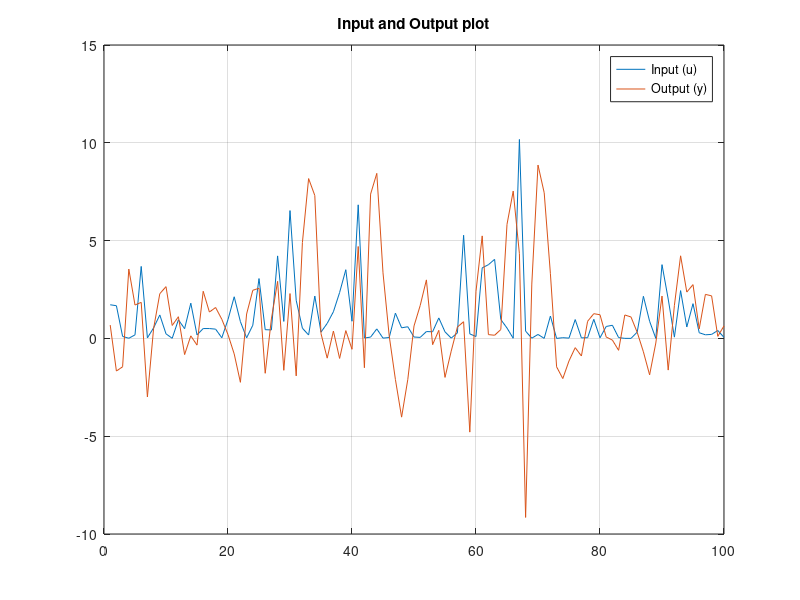
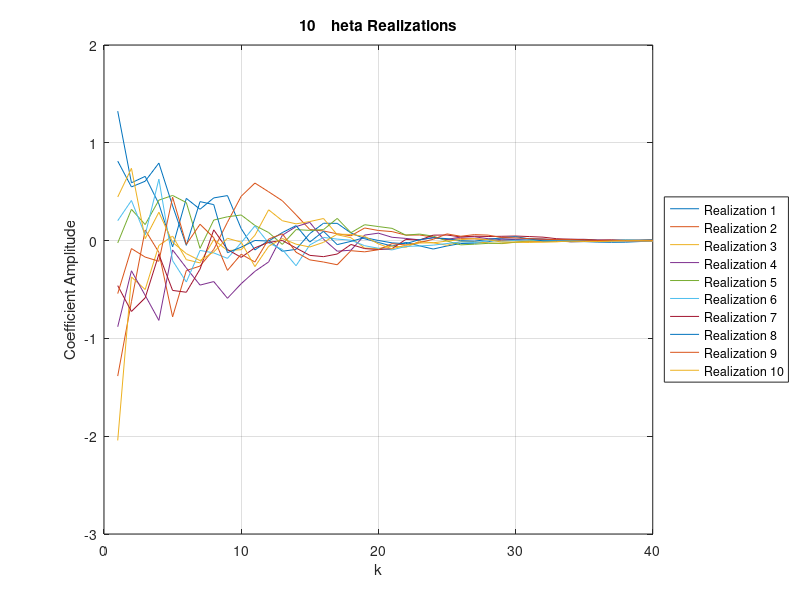

Write MATLAB code to recreate these figures, in order. (Note: this script raises an error after producing the figures.)
clc
clear all
close all

%% DATA PLOTTING
load('data.mat');
figure(1);

plot(u);
hold on;
plot(y);
title("Input and Output plot");
legend('Input (u)', 'Output (y)');
grid on;

%% Kernel Matrix
nB = 40;

% Parameter to change for testing cases
lambda = 2;
beta = 0.75;

K_base = zeros(nB, nB);

% --- TC KERNEL (Tuned Correlated) ---
for i = 1:nB
    for j = 1:nB
        K_base(i,j) = beta^max(i, j);
    end
end

% --- DI KERNEL (Diagonal) ---
% for i = 1:nB
%     K_base(i,i) = beta^i;     
% end

% --- SS KERNEL (Stable Spline) ---
% c = beta^(1/3);
% for i = 1:nB
%    for j = 1:nB 
%        K_base(i,j) = ((c^(i+j) * min(c^i, c^j)) / 2) - (min(beta^i, beta^j) / 6);
%    end
% end

K = lambda * K_base;
L = chol(K, 'lower'); 

theta_realizations = zeros(nB, 10);

for i = 1:10
    v = randn(nB,1);
    theta_realizations(:, i) = L * v;
end

figure(2);
plot(theta_realizations);
title("10 \theta Realizations")

xlabel('k');
ylabel('Coefficient Amplitude');
grid on;

num_realizations = size(theta_realizations, 2);
legend_labels = cell(1, num_realizations);

for i = 1:num_realizations
   legend_labels{i} = sprintf('Realization %d', i);
end

legend(legend_labels, 'Location', 'eastoutside');

%% Kernel Based Estimation

data = iddata(y, u, 1); 

% orders_arxReg(1) = nA (practical length)
% orders_arxReg(2) = nB (practical length+1)d
% orders_arxReg(3) = nk
orders_arxReg = [0 nB 1]; % delay (t-1)

% Define the matrix sigma^2*K^-1
sigma2Kinv = (0.58^2) * K^-1; 
%sigma2Kinv = eye(1+40);
Lambda = norm(sigma2Kinv);
R = sigma2Kinv/Lambda;% WARNING: 
% Lambda=||\hat{sigma}^2*K^-1|| and R=\hat{sigma}^2*K^-1/Lambda
% (i.e. Lambda is not the scale factor)
opt = arxOptions;
opt.Regularization.Lambda = Lambda;
opt.Regularization.R = R; 

% Kernel-based estimation 
m_arxReg = arx(data, orders_arxReg, opt);
m_arxReg.a; % A(z)
m_arxReg.b; % B(z)
m_arxReg.NoiseVariance; % sigma^2

figure(3);
plot(theta0);
hold on;
plot(m_arxReg.b(2:end), 'r--', 'LineWidth', 1.5);

title('Comparison: True vs. Estimated Impulse Response');
xlabel('k');
ylabel('Amplitude');

legend('\theta_0 (True)', '\theta (Estimated)', 'Location', 'best');
grid on;

%% Confidence Interval
x_1 = [0; u(1:length(u)-1)];
x_2 = zeros(1,nB);

Phi = toeplitz(x_1,x_2);

P_hat = K-K*Phi'*(Phi*K*Phi'+m_arxReg.NoiseVariance*eye(100))^-1 *Phi*K;

std_dev = sqrt(diag(P_hat));

b_hat = m_arxReg.b(2:end)'; 

upper_bound = b_hat + 1.96 * std_dev;
lower_bound = b_hat - 1.96 * std_dev;

figure(4);
plot(theta0, 'b', 'LineWidth', 1.5); 
hold on;
plot(b_hat, 'g--', 'LineWidth', 1.5);
plot(upper_bound, 'r--', 'LineWidth', 0.5);
plot(lower_bound, 'r--', 'LineWidth', 0.5);
title('Impulse response & confidence intervals');
legend('\theta_0', '\theta', 'Upper Interval', 'Lower Interval');
grid on;
